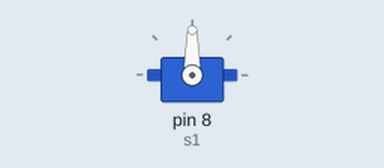
A sketch run on a simulated Arduino Uno, built with avr-gcc and run on an emulated ATmega328P. Parts: servo.

Above: at 0.05 s.
Timing chart, 0 to 4.6 s (numbered marks = the images above):
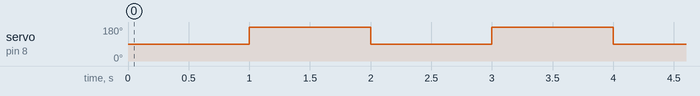

Measured:
- by itself, servo on pin 8 (s1): alternates 180° for 1.0 s and 90° for 1.0 s

The sketch:

servo_motor1.ino
```cpp
#include<Servo.h>
Servo s1;
void setup()
{
 s1.attach(8);
}

void loop()
{
  s1.write(90);
  delay(1000);
  s1.write(180);
  delay(1000);
}
```
